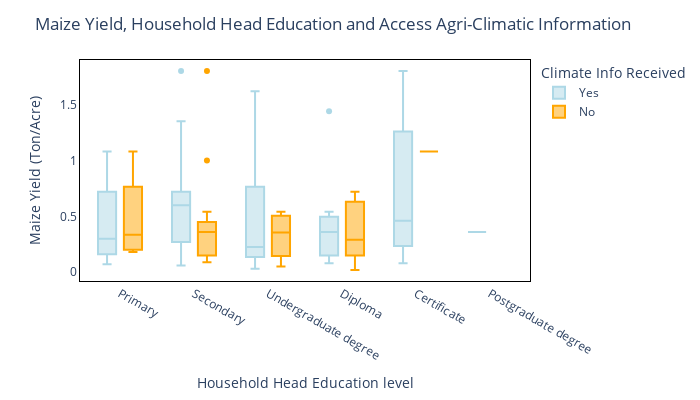

The cell this chart's notebook holds for it:
### Markdown cell above
The figure below illustrates the distribution of maize yield (tons per acre) across households, grouped by the education level of the household head. Each point represents a household, with colors indicating whether climate information and agricultural advisory was received (“Yes” in light blue, “No” in orange). This visualization highlights how maize productivity varies with education and access to advisory services.

### Code cell
# education order
education_order = [
    'Primary',
    'Secondary',
    'Undergraduate degree',
    'Diploma',
    'Certificate',
    'Postgraduate degree'
]

# Convert the column to categorical with the correct order
merged['Household Head Education'] = pd.Categorical(
    merged['Household Head Education'],
    categories=education_order,
    ordered=True
)

# Custom color mapping
color_map = {
    'Yes': 'lightblue',
    'No': 'orange'
}

# Boxplot: aligned points, ordered by education
fig = px.box(
    merged,
    x='Household Head Education',
    y='Maize Yield (Ton/Acre)',
    color='Climate Info Received Standardized',
    color_discrete_map=color_map,
    category_orders={'Household Head Education': education_order},
    hover_data=['Household ID', 'Total Land Acres', 'Cultivated Land Acres']
)

fig.update_layout(
    plot_bgcolor='white',
    title='Maize Yield, Household Head Education and Access Agri-Climatic Information ',
    xaxis_title='Household Head Education level',
    yaxis_title='Maize Yield (Ton/Acre)',
    legend_title='Climate Info Received',
    width=700,
    height=400
)
# Add black lines to axes
fig.update_xaxes(showline=True, linecolor='black', mirror=True)
fig.update_yaxes(showline=True, linecolor='black', mirror=True)

fig.show()

### Figure 1 — Plotly figure (JSON) as saved in the notebook; plotly's stock layout.template omitted (floating-point values rounded to 4 significant figures; data arrays with more than 128 entries replaced by an {"elided": "..."} marker saying what was removed)
{"data": [{"alignmentgroup": "True", "customdata": {"elided": "68x3 float values"}, "hovertemplate": "Climate Info Received Standardized=Yes<br>Household Head Education=%{x}<br>Maize Yield (Ton/Acre)=%{y}<br>Household ID=%{customdata[0]}<br>Total Land Acres=%{customdata[1]}<br>Cultivated Land Acres=%{customdata[2]}<extra></extra>", "legendgroup": "Yes", "marker": {"color": "lightblue"}, "name": "Yes", "notched": false, "offsetgroup": "Yes", "orientation": "v", "showlegend": true, "type": "box", "x": ["Primary", "Secondary", "Diploma", "Certificate", "Certificate", "Postgraduate degree", "Secondary", "Certificate", "Certificate", "Primary", "Certificate", "Secondary", "Primary", "Undergraduate degree", "Primary", "Secondary", "Secondary", "Secondary", "Certificate", "Secondary", "Primary", "Secondary", "Primary", "Undergraduate degree", "Primary", "Secondary", "Secondary", "Secondary", "Undergraduate degree", "Diploma", "Certificate", "Undergraduate degree", "Certificate", "Certificate", "Secondary", "Diploma", "Secondary", "Primary", "Certificate", "Undergraduate degree", "Primary", "Secondary", "Secondary", "Certificate", "Primary", "Certificate", "Diploma", "Secondary", "Undergraduate degree", "Certificate", "Undergraduate degree", "Diploma", "Undergraduate degree", "Primary", "Certificate", "Diploma", "Secondary", "Secondary", "Primary", "Diploma", "Certificate", "Certificate", "Secondary", "Secondary", "Secondary", "Secondary", "Primary", "Secondary"], "x0": " ", "xaxis": "x", "y": [0.27, 1.35, 0.14, 1.26, 1.8, 0.36, 0.9, 0.08, 0.38, 0.61, 0.22, 0.27, 0.2, 0.12, 0.45, 0.5, 0.09, 0.6, 1.26, 1.3, 0.3, 1.21, 0.72, 1.62, 0.08, 0.63, 0.72, 0.27, 0.15, 0.36, 0.72, 0.27, 0.36, 0.18, 0.72, 0.18, 0.45, 0.18, 0.25, 1.08, 0.72, 0.13, 1.8, 1.8, 0.07, 0.22, 0.36, 0.72, 0.18, 1.26, 0.03, 1.44, 0.45, 1.08, 1.44, 0.08, 0.14, 0.06, 0.1, 0.54, 0.27, 0.54, 0.27, 0.6, 0.24, 0.72, 0.72, 0.5], "y0": " ", "yaxis": "y"}, {"alignmentgroup": "True", "customdata": [[382.0, 1.5, 1.5], [315.0, 3.0, 3.0], [297.0, 0.5, 0.5], [280.0, 1.5, 1.5], [270.0, 2.0, 0.5], [262.0, 3.0, 2.0], [256.0, 7.0, 5.0], [244.0, 5.0, 3.0], [241.0, 3.0, 2.079], [204.0, 8.0, 5.0], [203.0, 1.5, 1.5], [199.0, 0.75, 0.5], [195.0, 2.5, 2.0], [187.0, 1.5, 1.0], [181.0, 1.5, 1.5], [176.0, 1.0, 1.0], [160.0, 0.25, 0.25], [146.0, 2.5, 2.0], [127.0, 1.75, 1.75], [119.0, 5.0, 3.0], [101.0, 1.0, 1.0], [95.0, 1.0, 0.5], [90.0, 1.0, 1.0], [80.0, 0.5, 0.5], [77.0, 0.25, 0.25], [75.0, 0.5, 0.25], [56.0, 1.0, 0.5], [48.0, 5.5, 5.0], [38.0, 1.25, 1.0], [27.0, 1.0, 0.75], [15.0, 1.5, 1.0], [14.0, 1.0, 1.0]], "hovertemplate": "Climate Info Received Standardized=No<br>Household Head Education=%{x}<br>Maize Yield (Ton/Acre)=%{y}<br>Household ID=%{customdata[0]}<br>Total Land Acres=%{customdata[1]}<br>Cultivated Land Acres=%{customdata[2]}<extra></extra>", "legendgroup": "No", "marker": {"color": "orange"}, "name": "No", "notched": false, "offsetgroup": "No", "orientation": "v", "showlegend": true, "type": "box", "x": ["Secondary", "Secondary", "Secondary", "Secondary", "Diploma", "Secondary", "Undergraduate degree", "Diploma", "Diploma", "Undergraduate degree", "Secondary", "Diploma", "Certificate", "Diploma", "Undergraduate degree", "Primary", "Secondary", "Primary", "Secondary", "Diploma", "Secondary", "Secondary", "Primary", "Undergraduate degree", "Primary", "Diploma", "Secondary", "Diploma", "Diploma", "Secondary", "Secondary", "Diploma"], "x0": " ", "xaxis": "x", "y": [0.18, 0.24, 0.36, 0.42, 0.63, 0.09, 0.47, 0.6, 0.65, 0.05, 0.15, 0.27, 1.08, 0.18, 0.24, 0.18, 1.8, 0.22, 0.41, 0.15, 0.36, 0.54, 0.45, 0.54, 1.08, 0.72, 0.15, 0.31, 0.09, 1.0, 0.09, 0.02], "y0": " ", "yaxis": "y"}], "layout": {"boxmode": "group", "height": 400, "legend": {"title": {"text": "Climate Info Received"}, "tracegroupgap": 0}, "margin": {"t": 60}, "plot_bgcolor": "white", "title": {"text": "Maize Yield, Household Head Education and Access Agri-Climatic Information "}, "width": 700, "xaxis": {"anchor": "y", "categoryarray": ["Primary", "Secondary", "Undergraduate degree", "Diploma", "Certificate", "Postgraduate degree"], "categoryorder": "array", "domain": [0, 1], "linecolor": "black", "mirror": true, "showline": true, "title": {"text": "Household Head Education level"}}, "yaxis": {"anchor": "x", "domain": [0, 1], "linecolor": "black", "mirror": true, "showline": true, "title": {"text": "Maize Yield (Ton/Acre)"}}}}
